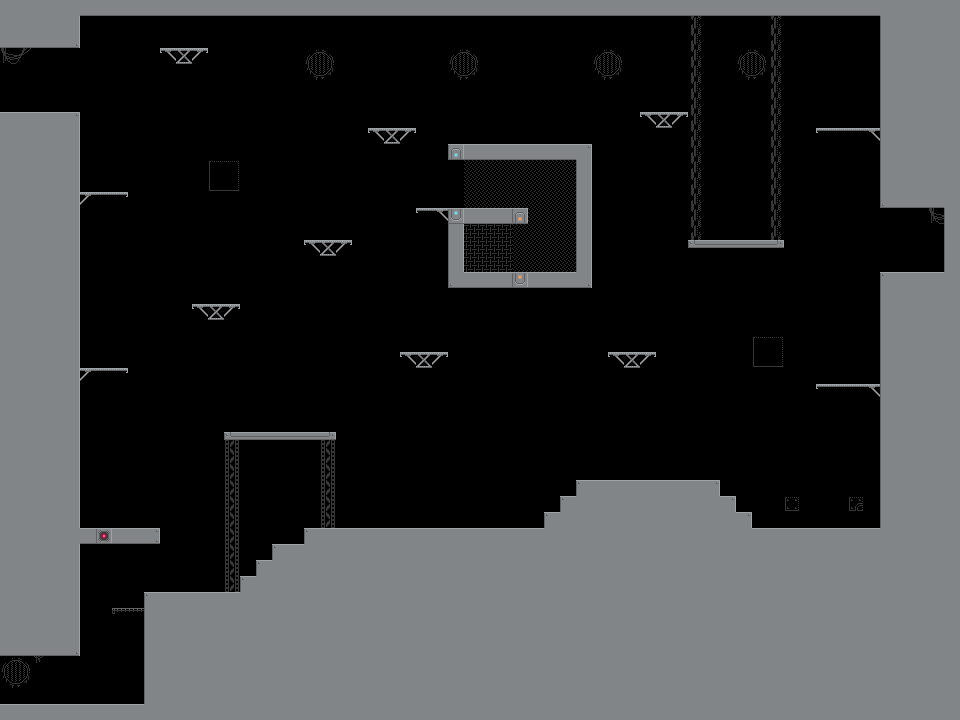

This is a level from a 2D game, rendered from its Tiled map with the project's own tilesets. A one-line summary and the map file follow, with tile-layer data summarised:
An orthogonal 60x45 tile map with 16x16 px tiles, 2 tile layers (Decorations, Platforms) and 60 objects (Last guardian, Wall1, Wall2, Blue, Orange, ...).

<map version="1.8" tiledversion="1.8.5" orientation="orthogonal" renderorder="right-down" width="60" height="45" tilewidth="16" tileheight="16" infinite="0" nextlayerid="13" nextobjectid="80">
 <tileset firstgid="1" source="0x72_Robots.tsx" />
 <layer id="3" name="Decorations" width="60" height="45">
  <data>[2700 cells, 124 non-empty, 18 distinct tile ids]</data>
 </layer>
 <layer id="1" name="Platforms" width="60" height="45">
  <data>[2700 cells, 1099 non-empty, 31 distinct tile ids]</data>
 </layer>
 <objectgroup id="9" name="Walls" visible="0">
  <object id="9" x="304" y="528" width="576" height="16" />
  <object id="11" x="880" y="272" width="16" height="272" />
  <object id="13" x="880" y="0" width="16" height="208" />
  <object id="14" x="896" y="272" width="64" height="16" />
  <object id="16" x="944" y="192" width="16" height="80" />
  <object id="18" x="896" y="192" width="48" height="16" />
  <object id="19" x="80" y="0" width="800" height="16" />
  <object id="20" x="64" y="0" width="16" height="48" />
  <object id="21" x="0" y="32" width="64" height="16" />
  <object id="22" x="0" y="112" width="80" height="16" />
  <object id="23" x="64" y="128" width="16" height="416" />
  <object id="25" x="576" y="480" width="144" height="16" />
  <object id="26" x="544" y="512" width="16" height="16" />
  <object id="27" x="560" y="496" width="16" height="16" />
  <object id="28" x="720" y="496" width="16" height="16" />
  <object id="29" x="736" y="512" width="16" height="16" />
  <object id="32" x="0" y="704" width="160" height="16" />
  <object id="33" x="0" y="640" width="64" height="16" />
  <object id="34" x="64" y="544" width="16" height="112" />
  <object id="35" x="144" y="592" width="16" height="112" />
  <object id="36" x="160" y="592" width="80" height="16" />
  <object id="37" x="240" y="576" width="16" height="16" />
  <object id="38" x="256" y="560" width="16" height="16" />
  <object id="39" x="272" y="544" width="32" height="16" />
  <object id="40" x="80" y="528" width="80" height="16" />
  <object id="41" x="224.333" y="432" width="111.5" height="7.875" />
  <object id="42" x="816" y="384.125" width="63.75" height="2.625" />
  <object id="43" x="816.182" y="128.182" width="63.6364" height="2.36364" />
  <object id="44" x="640.125" y="112.25" width="47.5" height="2.625" />
  <object id="45" x="608.125" y="352.125" width="47.875" height="2.5" />
  <object id="46" x="416.208" y="208.25" width="31.5" height="2.625" />
  <object id="47" x="160.091" y="47.8485" width="47.5" height="3" />
  <object id="48" x="80.1818" y="368.091" width="47.7273" height="2.81818" />
  <object id="54" x="448" y="144" width="144.25" height="16" />
  <object id="55" x="576" y="160.75" width="16" height="111.25" />
  <object id="56" x="448" y="272" width="143.75" height="16" />
  <object id="59" x="448" y="208" width="16" height="48" />
  <object id="60" x="464" y="208" width="64" height="16" />
  <object id="65" x="0" y="656" width="4" height="48" />
  <object id="68" x="0" y="48" width="2.25" height="64" />
  <object id="71" x="368.25" y="127.833" width="47.5" height="3" />
  <object id="72" x="80.2917" y="192.125" width="47.5" height="3" />
  <object id="73" x="304.428" y="240.143" width="47.75" height="2.625" />
  <object id="74" x="112" y="608" width="32" height="3.09091" />
  <object id="77" x="400.063" y="352.583" width="47.875" height="2.5" />
  <object id="78" x="192.063" y="304.375" width="47.875" height="2.5" />
  <object id="79" x="688.5" y="240.313" width="95" height="7.875" />
 </objectgroup>
 <objectgroup id="10" name="PlayerStart">
  <object id="61" x="38.667" y="695.666">
   <point />
  </object>
 </objectgroup>
 <objectgroup id="8" name="Enemies">
  <properties>
   <property name="turnedLeft" type="bool" value="true" />
  </properties>
  <object id="2" name="Last guardian" x="501" y="192">
   <properties>
    <property name="turnedLeft" type="bool" value="true" />
   </properties>
   <point />
  </object>
  <object id="3" x="66" y="90">
   <point />
  </object>
  <object id="4" x="911.333" y="260">
   <properties>
    <property name="turnedLeft" type="bool" value="true" />
   </properties>
   <point />
  </object>
  <object id="5" x="104" y="349.333">
   <point />
  </object>
  <object id="6" x="852" y="109.333">
   <properties>
    <property name="turnedLeft" type="bool" value="true" />
   </properties>
   <point />
  </object>
  <object id="30" x="644" y="468">
   <properties>
    <property name="turnedLeft" type="bool" value="true" />
   </properties>
   <point />
  </object>
 </objectgroup>
 <objectgroup id="11" name="ElectricWalls">
  <object id="65" name="Wall1" x="448" y="159.75" width="16" height="48.25" />
  <object id="67" name="Wall2" x="512" y="224" width="16" height="47.75">
   <properties>
    <property name="isOrange" type="bool" value="true" />
   </properties>
  </object>
 </objectgroup>
 <objectgroup id="11" name="Terminals">
  <object id="65" name="Blue" x="32" y="80" width="16" height="32">
   <properties>
    <property name="blocking" type="bool" value="false" />
   </properties>
  </object>
  <object id="66" name="Orange" x="928" y="240" width="16" height="32">
   <properties>
    <property name="blocking" type="bool" value="false" />
    <property name="isOrange" type="bool" value="true" />
   </properties>
  </object>
  <object id="67" x="80" y="672" width="16" height="32">
   <properties>
    <property name="isOrange" type="bool" value="true" />
   </properties>
  </object>
 </objectgroup>
 <objectgroup id="12" name="TheButton">
  <object id="69" name="The Button" x="480" y="256" width="16" height="16" />
 </objectgroup>
</map>